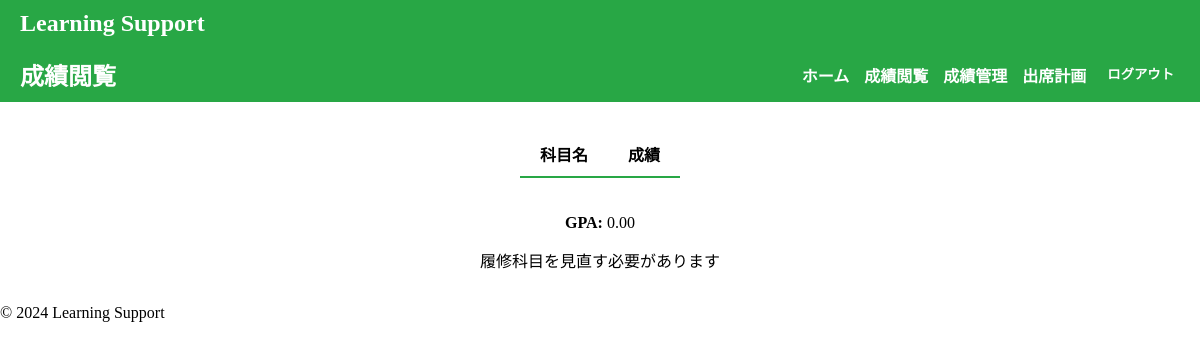
Before: /core/grade_view/ (signed in) with the older database file.
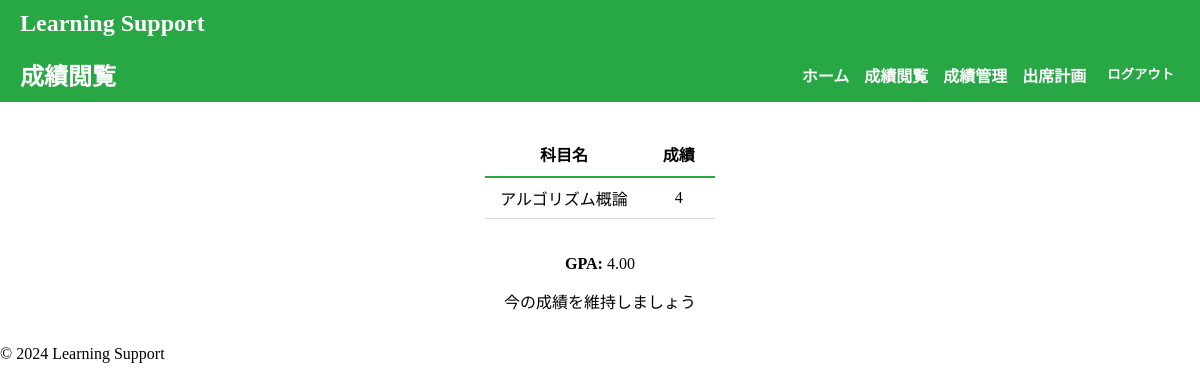
After: the same page with the newer database file.
### core/models.py (models this page shows, shortened)
class Subject(models.Model):
    SUBJECT_CLASS_CHOICES = [
        ('必修', '必修'),
        ('教養', '教養'),
        ('専門', '専門'),
    ]
    DAY_CHOICES = [
    ('月', '月曜日'),
    ('火', '火曜日'),
    ('水', '水曜日'),
    ('木', '木曜日'),
    ('金', '金曜日'),
    ]
    day_of_week = models.CharField(max_length=2, choices=DAY_CHOICES, default='月')
    subject_id = models.AutoField(primary_key=True)
    student = models.ForeignKey(Student, on_delete=models.CASCADE)
    subject_name = models.CharField(max_length=50)
    subject_class = models.CharField(max_length=10, choices=SUBJECT_CLASS_CHOICES)
    subject_score = models.IntegerField(default=1)
    subject_count = models.IntegerField(default=0)
    lesson_days = models.IntegerField(default=15)
    attend_days = models.IntegerField(default=0)
    lesson_count = models.IntegerField(default=0)
    date = models.CharField(max_length=10, default="月曜日")  # 曜日
    table = models.CharField(max_length=10, default="1限目")  # 時間割

### core/views.py (the view, shortened to what this page needs)
# urls.py: path('grade_view/', views.grade_view, name='grade_view'),
@never_cache
@login_required
def grade_view(request):
    host = request.get_host()
    print(f"Grade view page accessed from host: {host}")
    try:
        student = Student.objects.get(user=request.user)
    except Student.DoesNotExist:
        return render(request, 'core/error.html', {'error_message': 'Student情報が見つかりません。'})
    subjects = Subject.objects.filter(student=student)
    total_score = sum(subject.subject_score for subject in subjects)
    gpa = total_score / len(subjects) if subjects else 0
    if gpa >= 4.0:
        message = '今の成績を維持しましょう'
    else:
        message = '履修科目を見直す必要があります'
    return render(request, 'core/grade_view.html', {
        'subjects': subjects,
        'gpa': gpa,
        'message': message
    })

### core/templates/core/grade_view.html (shortened to what this page needs)
{% extends 'base.html' %}
{% block content %}
<header style="display: flex; justify-content: space-between; align-items: center; padding: 10px 20px; background-color: #28a745; color: white;">
    <h1 style="margin: 0; font-size: 1.5rem;">成績閲覧</h1>
    <nav>
        <ul style="list-style: none; display: flex; gap: 15px; margin: 0; padding: 0;">
            <li><a href="{% url 'core:student_home' %}" style="text-decoration: none; color: white; font-weight: bold;">ホーム</a></li>
            <li><a href="{% url 'core:grade_view' %}" style="text-decoration: none; color: white; font-weight: bold;">成績閲覧</a></li>
            <li><a href="{% url 'core:manage_grades' %}" style="text-decoration: none; color: white; font-weight: bold;">成績管理</a></li>
            <li><a href="{% url 'core:attendance_plan' %}" style="text-decoration: none; color: white; font-weight: bold;">出席計画</a></li>
            <li>
                <form method="POST" action="{% url 'core:logout' %}" style="display: inline;">
                    <button type="submit" style="background: none; border: none; color: white; font-weight: bold; cursor: pointer;">ログアウト</button>
                </form>
            </li>
        </ul>
    </nav>
</header>
<div class="content-container" style="display: flex; flex-direction: column; align-items: center; margin-top: 30px;">
    <table class="styled-table" style="margin: 0 auto; border-collapse: collapse; text-align: center;">
        <thead>
            <tr>
                <th style="padding: 10px 20px; border-bottom: 2px solid #28a745;">科目名</th>
                <th style="padding: 10px 20px; border-bottom: 2px solid #28a745;">成績</th>
            </tr>
        </thead>
        <tbody>
            {% for subject in subjects %}
                <tr>
                    <td style="padding: 8px 15px; border-bottom: 1px solid #ddd;">{{ subject.subject_name }}</td>
                    <td style="padding: 8px 15px; border-bottom: 1px solid #ddd;">{{ subject.subject_score }}</td>
                </tr>
            {% endfor %}
        </tbody>
    </table>
    <div class="grade-summary" style="margin-top: 20px; text-align: center;">
        <p><strong>GPA:</strong> {{ gpa|floatformat:2 }}</p>
        {% if message %}
            <p class="message">{{ message }}</p>
        {% endif %}
    </div>
</div>
{% endblock %}

Changed rows visible on the page:
added Subject: subject_name "アルゴリズム概論", subject_score "4"
Other visible differences:
{{ gpa|floatformat:2 }}: "0.00" → "4.00"
{{ message }}: "履修科目を見直す必要があります" → "今の成績を維持しましょう"
